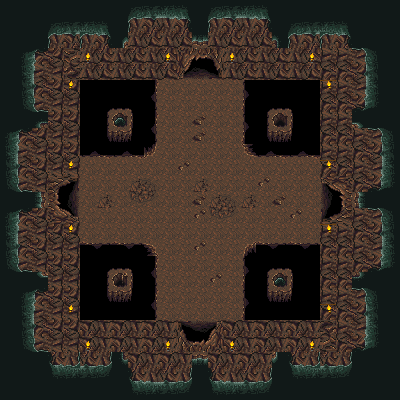

A 2D game scene composited from a Tiled map and its tileset images. What follows is a short description and the map's XML, with each tile layer's data collapsed to a summary:
An orthogonal 25x25 tile map with 16x16 px tiles, 2 tile layers (Tile Layer 1, Tile Layer 2), 3 tilesets and 16 objects.

<map version="1.9" tiledversion="1.9.2" orientation="orthogonal" renderorder="right-down" width="25" height="25" tilewidth="16" tileheight="16" infinite="0" nextlayerid="4" nextobjectid="20">
 <tileset firstgid="1" name="Caves-Item-Room" tilewidth="16" tileheight="16" tilecount="336" columns="16">
  <image source="cave.png" width="256" height="336" />
 </tileset>
 <tileset firstgid="337" name="chest2" tilewidth="16" tileheight="16" tilecount="40" columns="8">
  <image source="chest2.png" width="128" height="86" />
 </tileset>
 <tileset firstgid="377" name="tilesetformattedupdate1" tilewidth="16" tileheight="16" tilecount="84" columns="7">
  <image source="tilesetformattedupdate1.png" width="112" height="192" />
 </tileset>
 <layer id="1" name="Tile Layer 1" width="25" height="25">
  <data>[625 cells, 625 non-empty, 44 distinct tile ids]</data>
 </layer>
 <layer id="2" name="Tile Layer 2" width="25" height="25">
  <data>[625 cells, 16 non-empty, 3 distinct tile ids]</data>
 </layer>
 <objectgroup id="3" name="Walls">
  <object id="4" x="64" y="64" width="96" height="96" />
  <object id="5" x="240" y="48" width="96" height="112" />
  <object id="6" x="240" y="240" width="96" height="96" />
  <object id="7" x="64" y="240" width="96" height="96" />
  <object id="8" x="160" y="320" width="16" height="48" />
  <object id="9" x="224" y="320" width="16" height="48" />
  <object id="10" x="176" y="336" width="48" height="16" />
  <object id="11" x="32" y="224" width="48" height="16" />
  <object id="12" x="48" y="176" width="16" height="48" />
  <object id="13" x="32" y="160" width="48" height="16" />
  <object id="14" x="320" y="160" width="48" height="16" />
  <object id="15" x="320" y="224" width="48" height="16" />
  <object id="16" x="336" y="176" width="16" height="48" />
  <object id="17" x="160" y="32" width="16" height="48" />
  <object id="18" x="224" y="32" width="16" height="48" />
  <object id="19" x="176" y="48" width="48" height="16" />
 </objectgroup>
</map>
